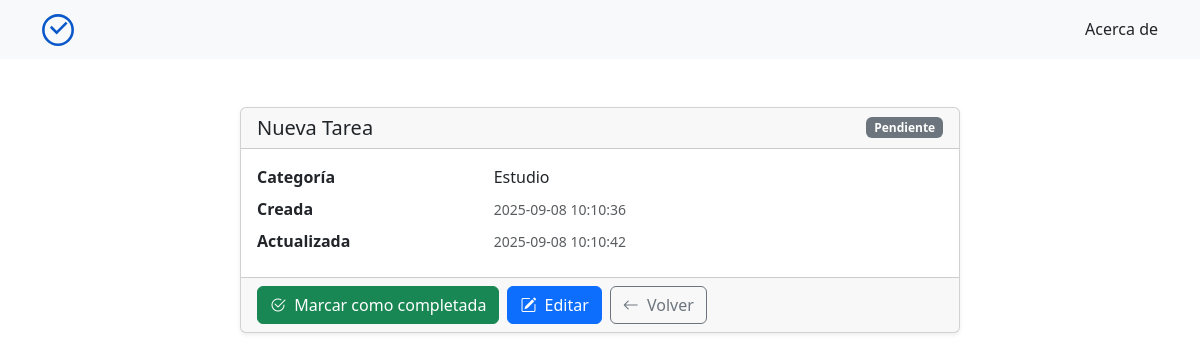
Screenshot of /tarea/14 with the database file from the repository.
### tables this page shows
CREATE TABLE tareas (
            id INTEGER PRIMARY KEY AUTOINCREMENT,
            nombre TEXT NOT NULL,
            estado TEXT NOT NULL DEFAULT 'pendiente',
            categoria_id INTEGER NOT NULL,
            created_at TEXT NOT NULL DEFAULT (datetime('now','localtime')),
            updated_at TEXT NOT NULL DEFAULT (datetime('now','localtime')),
            FOREIGN KEY (categoria_id) REFERENCES categorias(id)
                ON UPDATE CASCADE
                ON DELETE RESTRICT
        );

CREATE TABLE categorias (
            id INTEGER PRIMARY KEY AUTOINCREMENT,
            nombre TEXT NOT NULL UNIQUE
        );

### app.py (the view)
@app.route('/tarea/<int:id>')
def detalle(id): # CONSULTA EL DETALLE DE UNA TAREA ESPECÍFICA
    tarea = Tarea.get_by_id(id)
    if not tarea:
        return render_template("404.html"), 404
    categoria = Categoria.get_by_id(tarea["categoria_id"])
    return render_template("tarea.html", tarea=tarea, categoria=categoria)

### database.py (called while the page is built)
def connect_db():
    conn = sqlite3.connect(DATABASE_NAME) # Conecta a la base de datos
    conn.row_factory = sqlite3.Row  # Devuelve filas tipo Row: acceso por índice y por llave
    conn.execute("PRAGMA foreign_keys = ON") # Activa el modo de clave foránea
    return conn

def query_one(sql, params=None):
    conn = connect_db()
    row = conn.execute(sql, params or ()).fetchone()
    conn.close()
    return row

### models/categoria.py (called while the page is built)
    @staticmethod
    def get_by_id(categoria_id):
        query = query_one("SELECT id, nombre FROM categorias WHERE id = ?", (categoria_id,))
        print(f" * Categoría: {query}")
        return query

### models/tarea.py (called while the page is built)
    @staticmethod
    def get_by_id(tarea_id):
        return query_one(
            "SELECT id, nombre, estado, categoria_id, created_at, updated_at FROM tareas WHERE id = ?",
            (tarea_id,),
        )

### templates/tarea.html (shortened to what this page needs)
{% extends "layout.html" %}
{% block content %}
<section id="tarea" class="container mt-4">
  <div class="row justify-content-center">
    <div class="col-12 col-lg-8">
      <div class="card shadow-sm">
        <div class="card-header d-flex justify-content-between align-items-center">
          <h2 class="h5 mb-0">{{ tarea.nombre }}</h2>
          <span class="badge {{ 'bg-success' if tarea.estado == 'completada' else 'bg-secondary' }}">{{ tarea.estado|title }}</span>
        </div>
        <div class="card-body">
          <dl class="row mb-0">
            <dt class="col-sm-4">Categoría</dt>
            <dd class="col-sm-8">{{ categoria.nombre }}</dd>
            <dt class="col-sm-4">Creada</dt>
            <dd class="col-sm-8"><small class="text-muted">{{ tarea.created_at }}</small></dd>
            <dt class="col-sm-4">Actualizada</dt>
            <dd class="col-sm-8"><small class="text-muted">{{ tarea.updated_at }}</small></dd>
          </dl>
        </div>
        <div class="card-footer d-flex gap-2">
          <form action="/tarea/{{ tarea.id }}/toggle-estado" method="post" class="m-0 p-0">
            {% set es_completada = tarea.estado == 'completada' %}
            <button type="submit" class="btn {{ 'btn-warning' if es_completada else 'btn-success' }}">
              {% if es_completada %}
              <i class="bi bi-arrow-counterclockwise me-1"></i>
              Marcar como pendiente
              {% else %}
              <i class="bi bi-check2-circle me-1"></i>
              Marcar como completada
              {% endif %}
            </button>
          </form>
          <a href="/editar/{{ tarea.id }}" class="btn btn-primary">
            <i class="bi bi-pencil-square me-1"></i>
            Editar
          </a>
          <a href="/" class="btn btn-outline-secondary">
            <i class="bi bi-arrow-left me-1"></i>
            Volver
          </a>
        </div>
      </div>
    </div>
  </div>
</section>
{% endblock %}

### rows the page displays
tareas: nombre "Nueva Tarea", estado "Pendiente", created_at "2025-09-08 10:10:36", updated_at "2025-09-08 10:10:42"
categorias: nombre "Estudio"
